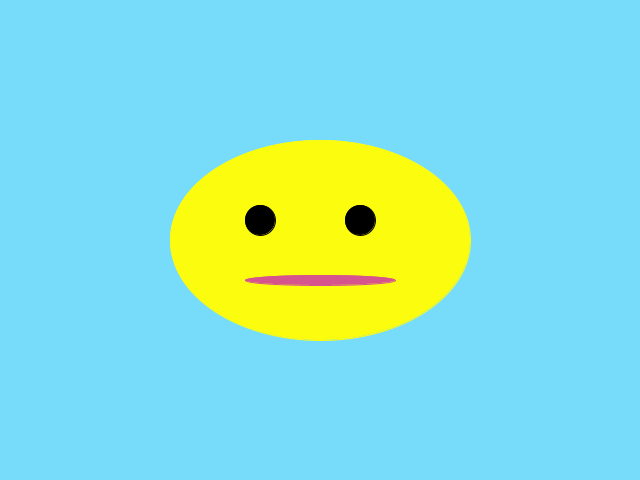
Frame 1 (no input)
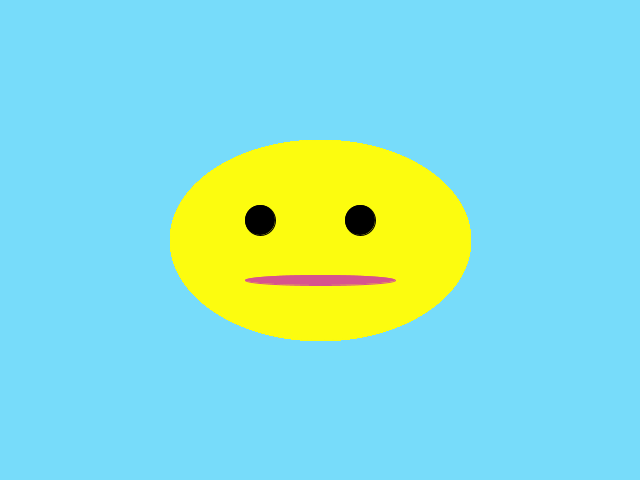
Frame 60 (the mouse pressed at the canvas centre just before this capture)
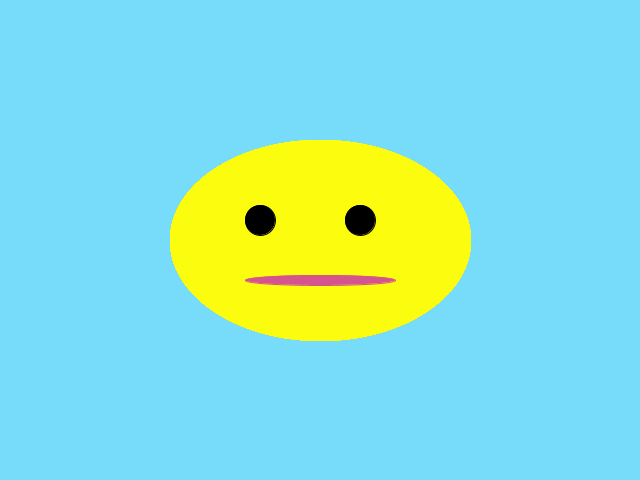
Frame 120 (the mouse held since frame 60 and released just before this capture)

The Processing sketch that drew these frames (run headless with seeded random() and noise(); from frame 60 on, the mouse is pressed at the canvas centre):

// Processing sketch: processing_185255
// ── processing_185255.pde

//Dani Licata Assignment 2: make a character

void setup () {
  background( 119,220,250);
   size( 640, 480);
}

void draw() {
 rectMode (CENTER) ;
 stroke( 252,252,15);
 fill( 252,252,15);
 ellipse( 320, 240, 300, 200);
 stroke(0);
 fill(0);
 ellipse(260, 220, 30,30);
  stroke(0);
 fill(0);
 ellipse(360, 220, 30,30);
  stroke(214,84,141);
 fill(214, 84,141);
 ellipse(320, 280, 150,10);
}
